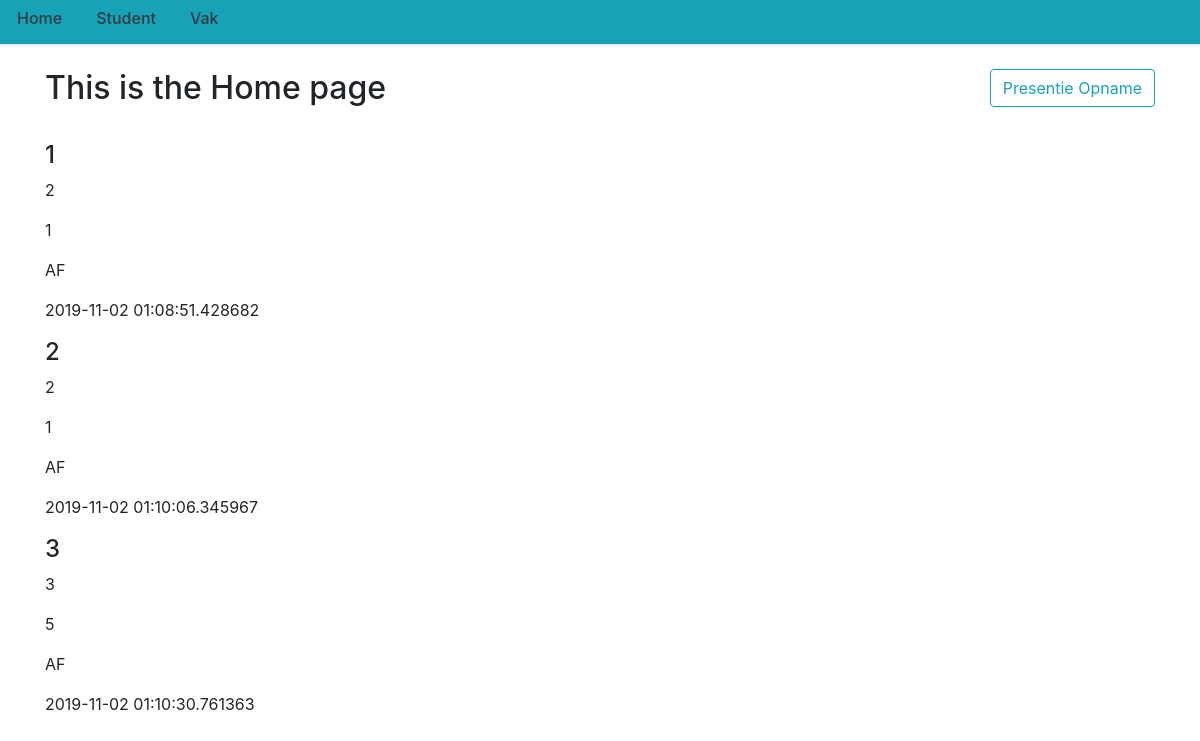
The page /home on the database its author committed.
### flasklog/models.py (models this page shows, shortened)
class Presentie(db.Model):
    pres_id = db.Column(db.Integer(), primary_key=True)
    vak_id = db.Column(db.Integer(), db.ForeignKey('vak.vak_id'), nullable=False)
    student_id = db.Column(db.Integer(), db.ForeignKey('student.student_id'), nullable=False)
    presentie = db.Column(db.String(30))
    datum = db.Column(db.DateTime, nullable=False, default=datetime.utcnow)

### flasklog/routes.py (the view)
@app.route('/')
@app.route('/home')
def home():
    pres = Presentie.query.all()
    return render_template('home.html', title='Home', posts=pres)

### flasklog/templates/home.html
{% extends "layout.html" %}
{% block content %}
<br>
<div>
    <div class="float-right">
        <a href="{{ url_for('presentie') }}">
            <button type="button" class="btn btn-outline-info">Presentie Opname</button>
        </a>
    </div>
    <div class="float-left">
        <h2>This is the Home page</h2>
    </div>
</div>
<br>
<br>
<br>
{% for Presentie in posts %}
<h4>{{ Presentie.pres_id }}</h4>
<p>{{ Presentie.vak_id }}</p>
<p>{{ Presentie.student_id }}</p>
<p>{{ Presentie.presentie }}</p>
<p>{{ Presentie.datum }}</p>
{% endfor %}
{% endblock content %}

### rows shown on the page
Presentie: pres_id "1", vak_id "2", student_id "1", presentie "AF", datum "2019-11-02 01:08:51.428682"
Presentie: pres_id "2", vak_id "2", student_id "1", presentie "AF", datum "2019-11-02 01:10:06.345967"
Presentie: pres_id "3", vak_id "3", student_id "5", presentie "AF", datum "2019-11-02 01:10:30.761363"
